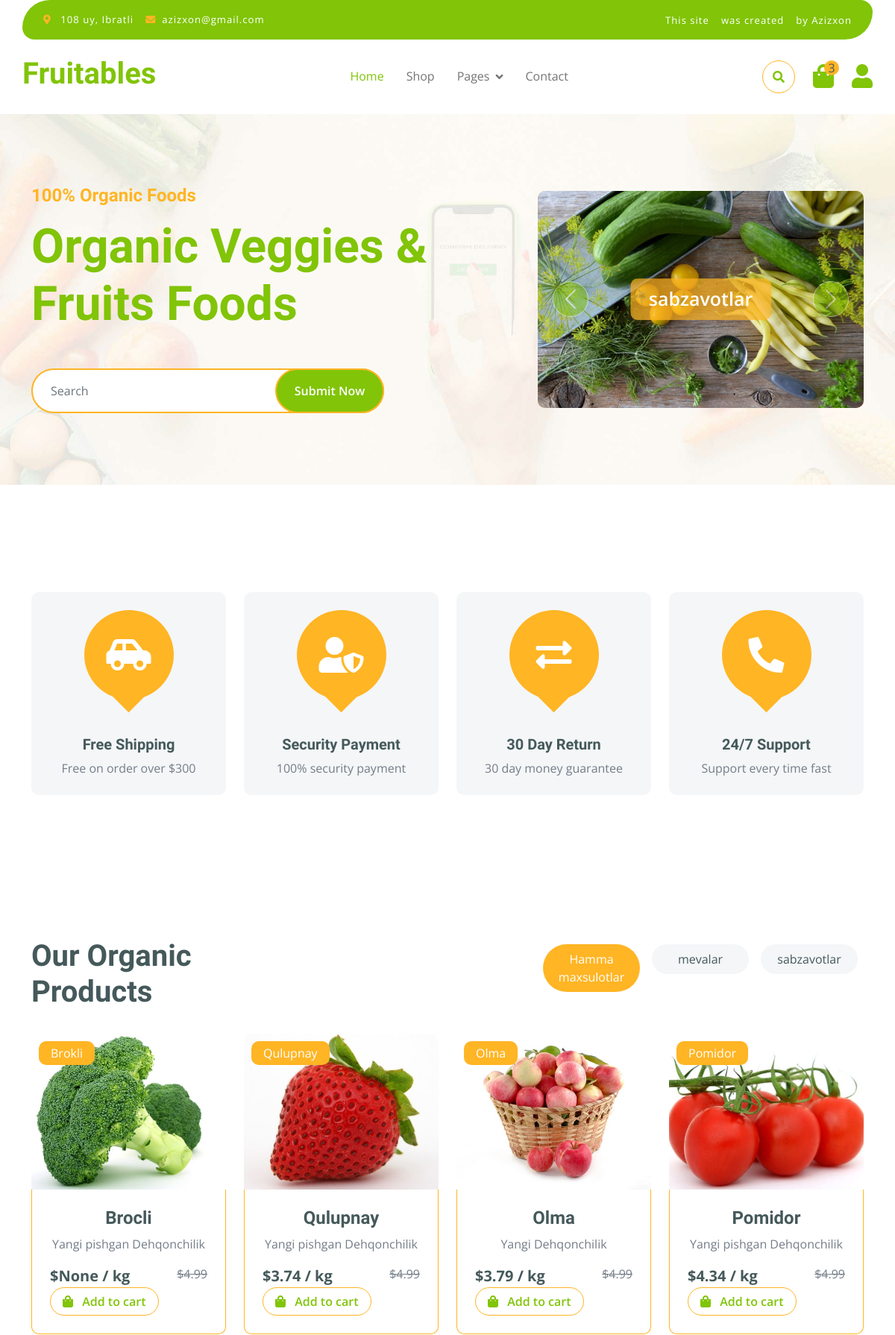
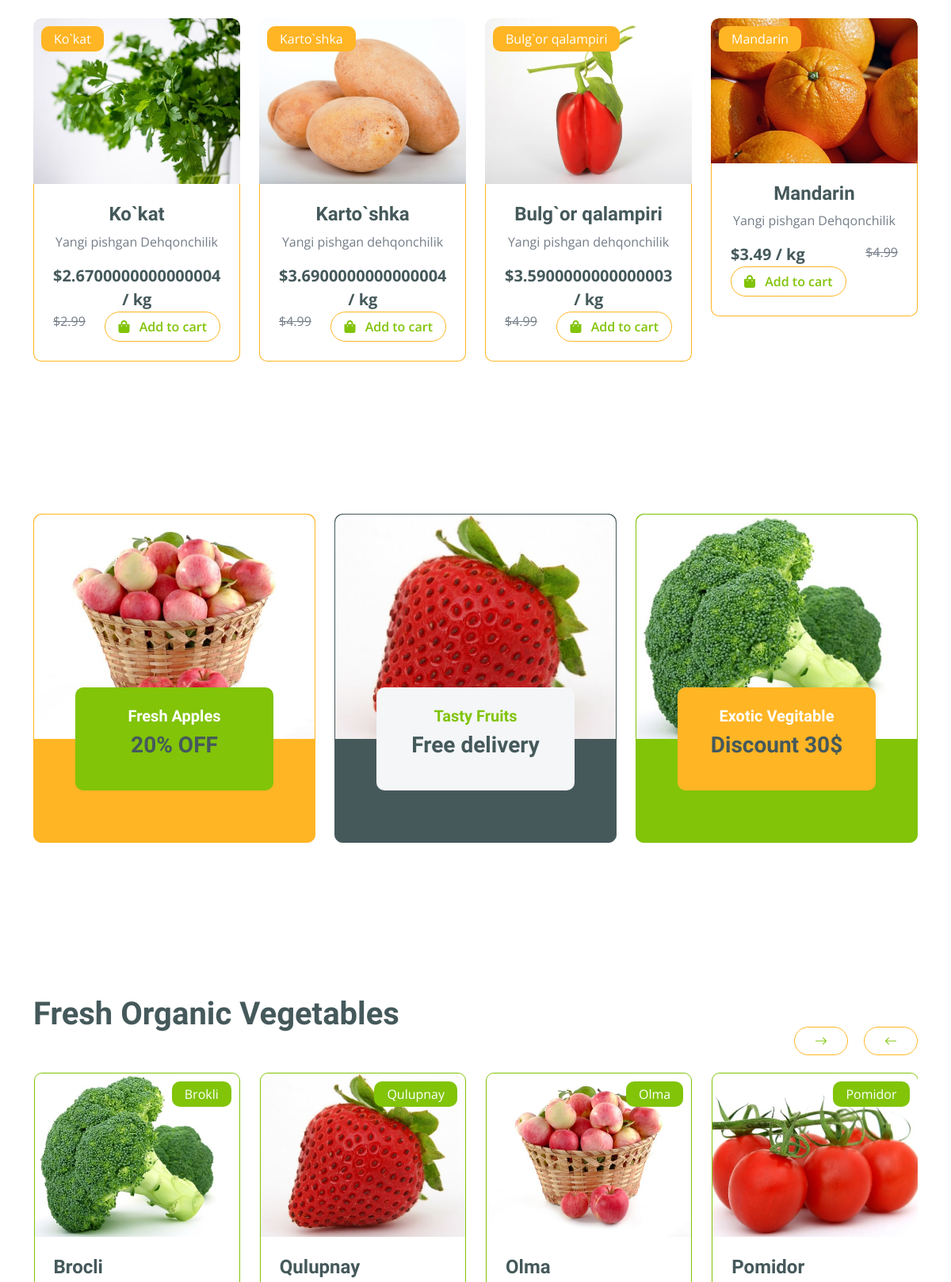
The page / (upper part) on the database its author committed (2 pictures, top to bottom).
### fath/models.py (models this page shows, shortened)
class Category(models.Model):
    name = models.CharField(max_length=255, unique=True)
    img = models.ImageField(upload_to='category_img/')
    slug = models.SlugField(blank=True, null=True)
    parent = models.ForeignKey('self', on_delete=models.CASCADE,blank=True,null=True,related_name='subcategories')
    def __str__(self):
        return self.name

class Product(models.Model):
    category = models.ForeignKey(Category, on_delete=models.CASCADE)
    filter_choice = models.CharField(max_length=255, choices=FILTER_CHOICES, null=True)
    img = models.ImageField(upload_to='product_img/')
    name = models.CharField(max_length=255)
    body = models.TextField()
    price = models.FloatField()
    dicount = models.FloatField(blank=True, null=True)
    quantity = models.FloatField()
    slug = models.SlugField(blank=True, null=True)
    created = models.DateTimeField(auto_now_add=True)
    @property
    def discount(self):
        if self.dicount:
            return self.price - self.dicount

### fath/views.py (the view)
# urls.py: path('', views.IndexList.as_view() , name='index'),
class IndexList(ListView):
    model = models.Product
    template_name = 'fath/index.html'
    context_object_name = 'products'
    extra_context = {
        'categories': models.Category.objects.filter(parent=None),
        'products': models.Product.objects.all().order_by('-id')
    }

### templates/fath/index.html (shortened to what this page needs)
{% extends 'base.html' %}
{% load static %}
{% block content %}
        <div class="container-fluid py-5 mb-5 hero-header">
            <div class="container py-5">
                <div class="row g-5 align-items-center">
                    <div class="col-md-12 col-lg-7">
                        <h4 class="mb-3 text-secondary">100% Organic Foods</h4>
                        <h1 class="mb-5 display-3 text-primary">Organic Veggies & Fruits Foods</h1>
                        <div class="position-relative mx-auto">
                            <input class="form-control border-2 border-secondary w-75 py-3 px-4 rounded-pill" type="text" placeholder="Search">
                            <button type="submit" class="btn btn-primary border-2 border-secondary py-3 px-4 position-absolute rounded-pill text-white h-100" style="top: 0; right: 25%;">Submit Now</button>
                        </div>
                    </div>
                    <div class="col-md-12 col-lg-5">
                        <div id="carouselId" class="carousel slide position-relative" data-bs-ride="carousel">
                            <div class="carousel-inner" role="listbox">
                                {% for category in categories %}
                                <div class="carousel-item active rounded">
                                    <img src="{{category.img.url}}" class="img-fluid w-100 h-100 bg-secondary rounded" alt="First slide">
                                    <a href="#" class="btn px-4 py-2 text-white rounded">{{category.name}}</a>
                                </div>
                                {% endfor %}
                            </div>
                            <button class="carousel-control-prev" type="button" data-bs-target="#carouselId" data-bs-slide="prev">
                                <span class="carousel-control-prev-icon" aria-hidden="true"></span>
                            </button>
                            <button class="carousel-control-next" type="button" data-bs-target="#carouselId" data-bs-slide="next">
                                <span class="carousel-control-next-icon" aria-hidden="true"></span>
                            </button>
                        </div>
                    </div>
                </div>
            </div>
        </div>
        <div class="container-fluid featurs py-5">
            <div class="container py-5">
                <div class="row g-4">
                    <div class="col-md-6 col-lg-3">
                        <div class="featurs-item text-center rounded bg-light p-4">
                            <div class="featurs-icon btn-square rounded-circle bg-secondary mb-5 mx-auto">
                                <i class="fas fa-car-side fa-3x text-white"></i>
                            </div>
                            <div class="featurs-content text-center">
                                <h5>Free Shipping</h5>
                                <p class="mb-0">Free on order over $300</p>
                            </div>
                        </div>
                    </div>
                    <div class="col-md-6 col-lg-3">
                        <div class="featurs-item text-center rounded bg-light p-4">
                            <div class="featurs-icon btn-square rounded-circle bg-secondary mb-5 mx-auto">
                                <i class="fas fa-user-shield fa-3x text-white"></i>
                            </div>
                            <div class="featurs-content text-center">
                                <h5>Security Payment</h5>
                                <p class="mb-0">100% security payment</p>
                            </div>
                        </div>
                    </div>
                    <div class="col-md-6 col-lg-3">
                        <div class="featurs-item text-center rounded bg-light p-4">
                            <div class="featurs-icon btn-square rounded-circle bg-secondary mb-5 mx-auto">
                                <i class="fas fa-exchange-alt fa-3x text-white"></i>
                            </div>
                            <div class="featurs-content text-center">
                                <h5>30 Day Return</h5>
                                <p class="mb-0">30 day money guarantee</p>
                            </div>
                        </div>
                    </div>
                    <div class="col-md-6 col-lg-3">
                        <div class="featurs-item text-center rounded bg-light p-4">
                            <div class="featurs-icon btn-square rounded-circle bg-secondary mb-5 mx-auto">
                                <i class="fa fa-phone-alt fa-3x text-white"></i>
                            </div>
                            <div class="featurs-content text-center">
                                <h5>24/7 Support</h5>
                                <p class="mb-0">Support every time fast</p>
                            </div>
                        </div>
                    </div>
                </div>
            </div>
        </div>
        <div class="container-fluid fruite py-5">
            <div class="container py-5">
                <div class="tab-class text-center">
                    <div class="row g-4">
                        <div class="col-lg-4 text-start">
                            <h1>Our Organic Products</h1>
                        </div>
                        <div class="col-lg-8 text-end">
                            <ul class="nav nav-pills d-inline-flex text-center mb-5">
                                <li class="nav-item">
                                    <a class="d-flex m-2 py-2 bg-light rounded-pill active" data-bs-toggle="pill" href="#tab-1">
                                        <span class="text-dark" style="width: 130px;">Hamma maxsulotlar</span>
                                    </a>
                                </li>
                            {% for category in categories %}
                                <li class="nav-item">
                                    <a class="d-flex py-2 m-2 bg-light rounded-pill" data-bs-toggle="pill" href="#tab-{{category.slug}}">
                                        <span class="text-dark" style="width: 130px;">{{ category.name }}</span>
                                    </a>
                                </li>
                            {% endfor %}
                            </ul>
                        </div>
                    </div>
                    <div class="tab-content">
                        <div id="tab-1" class="tab-pane fade show p-0 active">
                            <div class="row g-4">
                                <div class="col-lg-12">
                                    <div class="row g-4">
                                        {% for product in products|slice:":8" %}
                                        <div class="col-md-6 col-lg-4 col-xl-3">
                                            <div class="rounded position-relative fruite-item">
                                                <div class="fruite-img">
                                                    <a href="{% url 'shop_detail' product.slug %}"><img src="{{product.img.url}}" class="img-fluid w-100 rounded-top" alt=""></a>
                                                </div>
                                                <div class="text-white bg-secondary px-3 py-1 rounded position-absolute" style="top: 10px; left: 10px;">{{ product.category }}</div>
                                                <div class="p-4 border border-secondary border-top-0 rounded-bottom">
                                                    <h4>{{product.name}}</h4>
                                                    <p>{{product.body| truncatewords:20}}</p>
                                                        <div class="d-flex justify-content-between flex-lg-wrap">
                                                            <p class="text-dark fs-5 fw-bold mb-0">${{product.discount}} / kg</p>
                                                            <span class="text-body text-decoration-line-through">${{ product.price }}</span>
                                                            <a href="#" class="btn border border-secondary rounded-pill px-3 text-primary"><i class="fa fa-shopping-bag me-2 text-primary"></i> Add to cart</a>
                                                    </div>
                                                </div>
                                            </div>
                                        </div>
                                        {% endfor %}
                                    </div>
                                </div>
                            </div>
                        </div>
                    </div>
                </div>
            </div>
        </div>
        <div class="container-fluid service py-5">
            <div class="container py-5">
                <div class="row g-4 justify-content-center">
                    <div class="col-md-6 col-lg-4">
                        <a href="#">
                            <div class="service-item bg-secondary rounded border border-secondary">
                                <img src="{% static 'fath/img/featur-1.jpg' %}" class="img-fluid rounded-top w-100" alt="">
                                <div class="px-4 rounded-bottom">
                                    <div class="service-content bg-primary text-center p-4 rounded">
                                        <h5 class="text-white">Fresh Apples</h5>
                                        <h3 class="mb-0">20% OFF</h3>
                                    </div>
                                </div>
                            </div>
                        </a>
                    </div>
                    <div class="col-md-6 col-lg-4">
                        <a href="#">
                            <div class="service-item bg-dark rounded border border-dark">
                                <img src="{% static 'fath/img/featur-2.jpg' %}" class="img-fluid rounded-top w-100" alt="">
                                <div class="px-4 rounded-bottom">
                                    <div class="service-content bg-light text-center p-4 rounded">
                                        <h5 class="text-primary">Tasty Fruits</h5>
                                        <h3 class="mb-0">Free delivery</h3>
                                    </div>
                                </div>
                            </div>
                        </a>
                    </div>
                    <div class="col-md-6 col-lg-4">
                        <a href="#">
                            <div class="service-item bg-primary rounded border border-primary">
                                <img src="{% static 'fath/img/featur-3.jpg' %}" class="img-fluid rounded-top w-100" alt="">
                                <div class="px-4 rounded-bottom">
                                    <div class="service-content bg-secondary text-center p-4 rounded">
                                        <h5 class="text-white">Exotic Vegitable</h5>
                                        <h3 class="mb-0">Discount 30$</h3>
                                    </div>
                                </div>
                            </div>
                        </a>
                    </div>
                </div>
            </div>
        </div>
        <div class="container-fluid vesitable py-5">
            <div class="container py-5">
                <h1 class="mb-0">Fresh Organic Vegetables</h1>
                <div class="owl-carousel vegetable-carousel justify-content-center">
                    {% for product in products %}
                    <div class="border border-primary rounded position-relative vesitable-item">
                        <div class="vesitable-img">
                            <a href="{% url 'shop_detail' product.slug %}"><img src="{{product.img.url}}" class="img-fluid w-100 rounded-top" alt=""></a>
                        </div>
                        <div class="text-white bg-primary px-3 py-1 rounded position-absolute" style="top: 10px; right: 10px;">{{product.category}}</div>
                        <div class="p-4 rounded-bottom">
                            <h4>{{ product.name }}</h4>
                        </div>
                    </div>
                    {% endfor %}
                </div>
            </div>
        </div>
        {% endblock content %}

### static/fath/css/style.css (style rules this page uses)
.btn { font-weight: 600; transition: .5s; }
.btn-square { width: 32px; height: 32px; }
.btn-square, .btn-sm-square, .btn-md-square, .btn-lg-square { padding: 0; display: flex; align-items: center; justify-content: center; font-weight: normal; }
.btn.border-secondary { transition: 0.5s; }
.hero-header { background: linear-gradient(rgba(248, 223, 173, 0.1), rgba(248, 223, 173, 0.1)), url(../img/hero-img.jpg); background-position: center center; background-repeat: no-repeat; background-size: cover; }
.carousel-item { position: relative; }
.carousel-item a { position: absolute; top: 50%; left: 50%; transform: translate(-50%, -50%); font-size: 25px; background: linear-gradient(rgba(255, 181, 36, 0.7), rgba(255, 181, 36, 0.7)); }
.carousel-control-next, .carousel-control-prev { width: 48px; height: 48px; border-radius: 48px; border: 1px solid var(--bs-white); background: var(--bs-primary); position: absolute; top: 50%; transform: translateY(-50%); }
.carousel-control-next { margin-right: 20px; }
.carousel-control-prev { margin-left: 20px; }
@media (min-width: 992px) { .hero-header, .page-header { margin-top: 152px !important; } }
.featurs .featurs-item .featurs-icon { position: relative; width: 120px; height: 120px; }
.featurs .featurs-item .featurs-icon::after { content: ""; width: 35px; height: 35px; background: var(--bs-secondary); position: absolute; bottom: -10px; transform: translate(-50%); transform: rotate(45deg); background: var(--bs-secondary); }
.service .service-item .service-content { position: relative; width: 250px; height: 130px; top: -50%; left: 50%; transform: translate(-50%, -50%); }
.fruite .tab-class .nav-item a.active { background: var(--bs-secondary) !important; }
.fruite .tab-class .nav-item a.active span { color: var(--bs-white) !important; }
.fruite .fruite-item { height: 100%; transition: 0.5s; }
.fruite .fruite-item .fruite-img { overflow: hidden; transition: 0.5s; border-radius: 10px 10px 0 0; }
.fruite .fruite-item .fruite-img img { transition: 0.5s; }
.vesitable .vesitable-item { height: 100%; transition: 0.5s; }
.vesitable .vesitable-item .vesitable-img { overflow: hidden; transition: 0.5s; border-radius: 10px 10px 0 0; }
.vesitable .vesitable-item .vesitable-img img { transition: 0.5s; }

### rows shown on the page
Category: img (picture), name "sabzavotlar"
Category: name "mevalar"
Product: img (picture), category "Brokli", name "Brocli", body "Yangi pishgan Dehqonchilik", discount "None", price "4.99"
Product: img (picture), category "Qulupnay", name "Qulupnay", body "Yangi pishgan Dehqonchilik", discount "3.74", price "4.99"
Product: img (picture), category "Olma", name "Olma", body "Yangi Dehqonchilik", discount "3.79", price "4.99"
Product: img (picture), category "Pomidor", name "Pomidor", body "Yangi pishgan Dehqonchilik", discount "4.34", price "4.99"
Product: img (picture), category "Ko`kat", name "Ko`kat", body "Yangi pishgan Dehqonchilik", discount "2.6700000000000004", price "2.99"
Product: img (picture), category "Karto`shka", name "Karto`shka", body "Yangi pishgan dehqonchilik", discount "3.6900000000000004", price "4.99"
Product: img (picture), category "Bulg`or qalampiri", name "Bulg`or qalampiri", body "Yangi pishgan dehqonchilik", discount "3.5900000000000003", price "4.99"
Product: img (picture), category "Mandarin", name "Mandarin", body "Yangi pishgan Dehqonchilik", discount "3.49", price "4.99"
